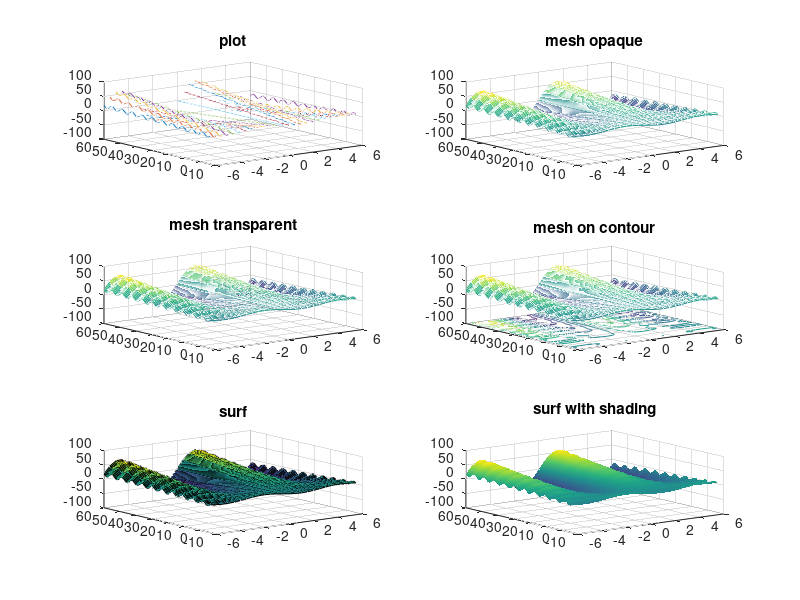

MATLAB code to generate this figure:
[x,y]=meshgrid(1:20, 2:16);
z=x.*y.*(x.^2+y.^2);
mesh(x,y,z);
xlabel('x_axis');
ylabel('y_axis');
zlabel('z_axis');

[x,y]=meshgrid(1:20, 2:16);
z=x.*y.*(x.^2+y.^2);
mesh(x,y,z);
xlabel('x_axis');
ylabel('y_axis');
zlabel('z_axis');
surf(x,y,z);


x=[-6:0.5:6]; y=[-6:0.5:60];
[x,y]=meshgrid(x,y);
z=x.*sin(y)+y.*sin(x);
subplot(3,2,1); plot3(x,y,z); title('plot'); grid on;
subplot(3,2,2); mesh(x,y,z);hidden on; title('mesh opaque'); grid on;
subplot(3,2,3); mesh(x,y,z);hidden off; title('mesh transparent'); grid on;
subplot(3,2,4); meshc(x,y,z);title('mesh on contour'); grid on;
subplot(3,2,5); surf(x,y,z);title('surf'); grid on;
subplot(3,2,6); surf(x,y,z);shading interp; title('surf with shading'); grid on;


